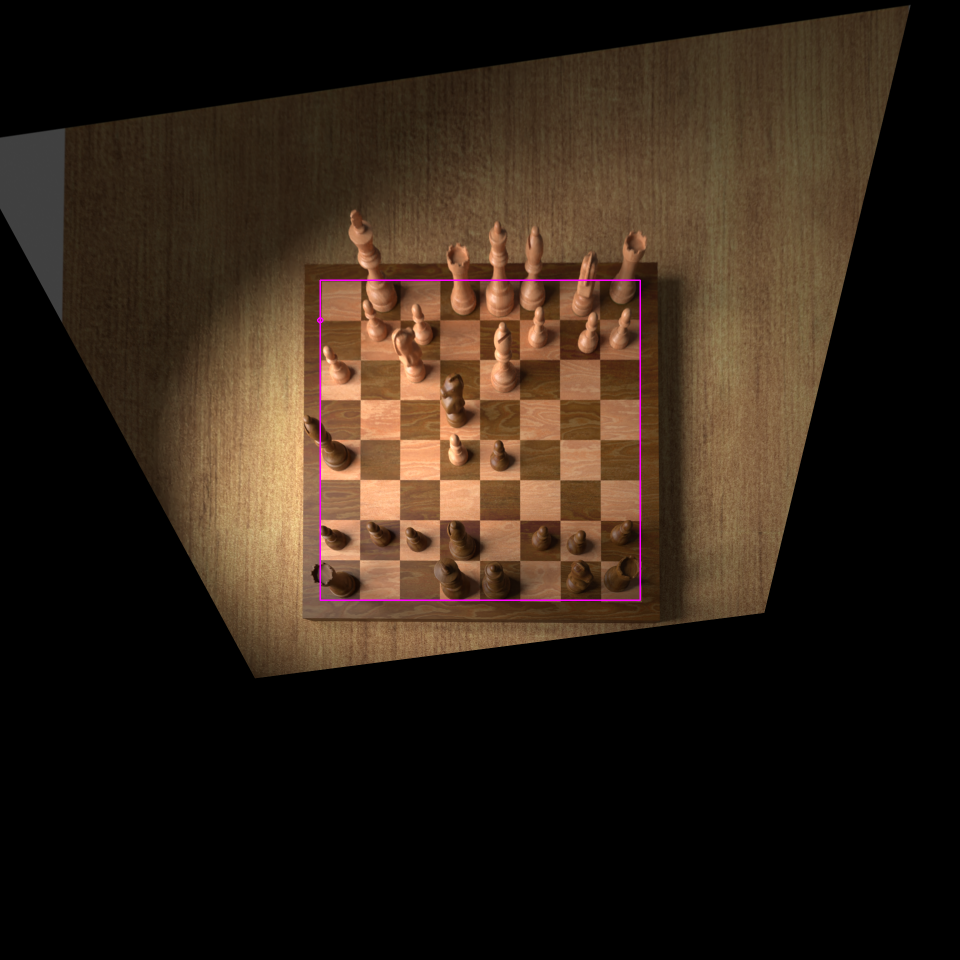
#> input picture houghLines/board/0000.png, 1920 x 1920 px (shown at 1/2 size)
$ python test_single.py board/0000.png   (older library calls are emulated)
#> lines starting #> are read from the running program, lines starting #| are printed output that depends on the picture; after the words box and inside, x2 and y2 are one past the last pixel; in counts of white or black regions, pixels touching at a corner belong together
#> in main, img is the input picture: shape (1920, 1920, 3); mean B, G, R 22.8, 33.9, 46.9
### houghLines/board.py
import os
import cv2
import numpy as np
import math
import random
from functools import cmp_to_key
from sklearn.cluster import AgglomerativeClustering
from sklearn.cluster import DBSCAN

from houghLines.utils import *

# [180 lines left out: functions get_intersections, merge_lines, get_homography, not called in this run]

# get lines from canny edge image
def get_lines(canny, debug=False):

    lines = cv2.HoughLines(canny, 1, np.pi / 180, threshold=100)

    # ideally, 8x8 board consists of 9+9 lines
    # but consider cluster of similar lines which are to be merged
    max_lines = 40

    return lines[:min(max_lines,len(lines))]

#선을 가로선 세로선으로 clustering
def cluster_lines(lines):
    thetas = []
    dist = []
    for i in range(len(lines)):
        for rho,theta in lines[i]:
            thetas.append(theta)
    for i in range(len(lines)): #모든 직선 쌍에 대해 각도 거리를 구함
        dist.append([])
        for j in range(len(lines)):
            dist[i].append(angle_distance(thetas[i],thetas[j]))

    cluster = AgglomerativeClustering(n_clusters=2,affinity='precomputed',linkage='average')
    cluster.fit(dist)
    lines1=[]
    lines2=[]
    for i in range(len(lines)):
        if cluster.labels_[i]==0:
            lines1.append(lines[i])
        else:
             lines2.append(lines[i])
    return lines1,lines2

# rectified 이미지로 보드 위치 구하기
# returns real corner coordinate (x1, y1, x2, y2) on 1920x1920 image
# [76 lines left out: function get_board, not called in this run]

# input: image
# output: homography, xmax, ymax
# xmax and ymax is right-bottom corner coordinate for naively detected board
def get_homography_from_image(canny, debug=False):
    lines = get_lines(canny, debug=debug)

    # cluster into vertical and horizontal and merge similar ones
    lines1, lines2 = cluster_lines(lines)

    if debug:
        open_wait_cv2_window("lines", draw_lines(canny.copy(), lines1, lines2))

    lines2 = merge_lines(lines1,lines2)
    lines1 = merge_lines(lines2,lines1)

    # sort lines so that neighboring lines are adjacent in the list
    cmp = lambda line: line[0][0] if line[0][1] <= math.pi/2 else -line[0][0]
    lines1.sort(key=cmp)
    lines2.sort(key=cmp)

    homography, xmax, ymax = get_homography(lines1, lines2)

    if debug:
        open_wait_cv2_window("lines_merged", draw_lines(canny.copy(), lines1, lines2))
        if xmax > 15 or ymax > 15: # this is very unlikely to happen
            print("Something has gone wrong with lines")
            print(lines1)
            print(lines2)

    return homography, xmax, ymax

# rescale image so that width * height is fixed
def resize_img(image):
    res = (1200 * 800) * 0.5

    h, w, _ = image.shape

    scale = math.sqrt(res / (h * w))
    new_dim = (round(scale * w), round(scale * h)) # be cautious: format is (width, height)

    return cv2.resize(image, new_dim, interpolation=cv2.INTER_AREA), scale

# output: warp_image, homography, corner_coordinates
# warped image: warped image
# homography: 3x3 homography matrix from input image to warped image
# corner_coordinates: four corners on the warped image (x1, y1, x2, y2)
#                     where (x1, y1) is top-left, (x2, y2) is bottom-right corner
def detect_board(image, result_original_scale=True, debug=False):
    # apply some preprocessing
    image, scale = resize_img(image)
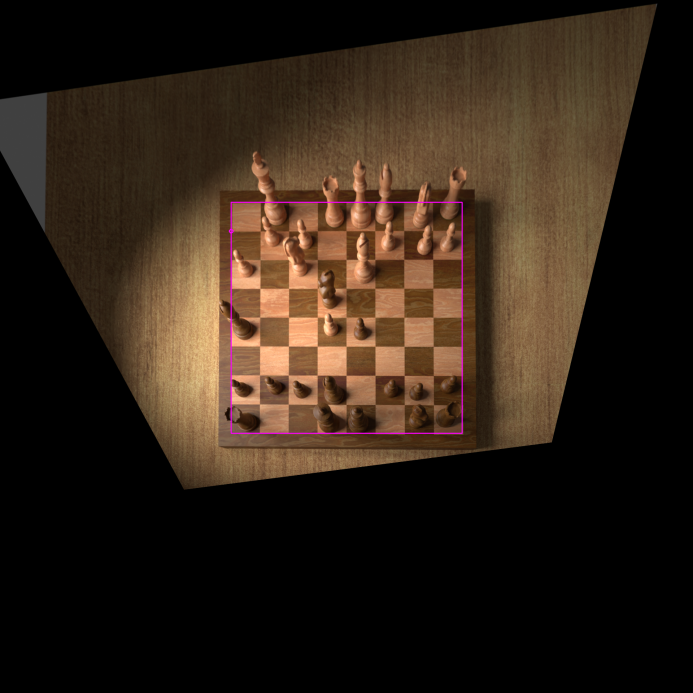
#> image: shape (693, 693, 3); mean of channels 0, 1, 2 22.8, 33.9, 46.9; drawn as B, G, R
#> scale = 0.361

    img_gray = cv2.cvtColor(image, cv2.COLOR_BGR2GRAY)
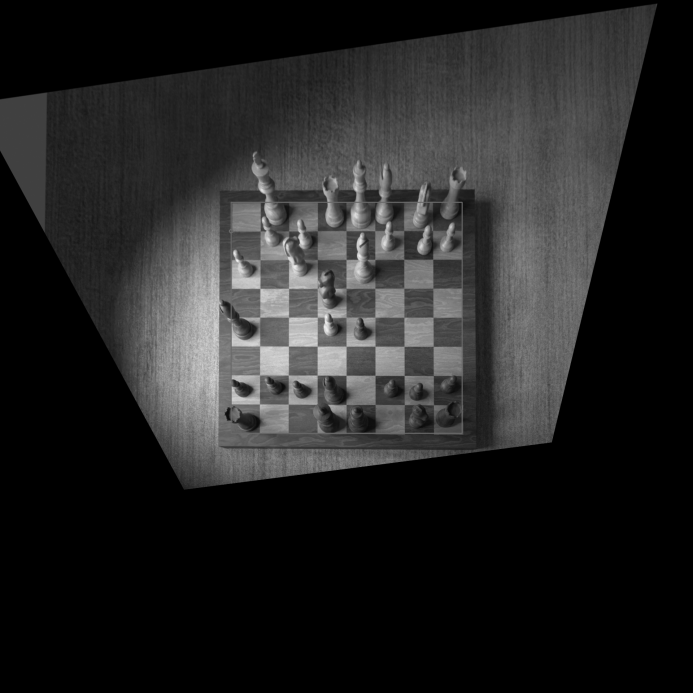
#> img_gray: shape (693, 693); min 0, max 239, mean 36.6
    img_blur = cv2.blur(img_gray, (3, 3))
    canny = cv2.Canny(img_blur, threshold1=110, threshold2=120)
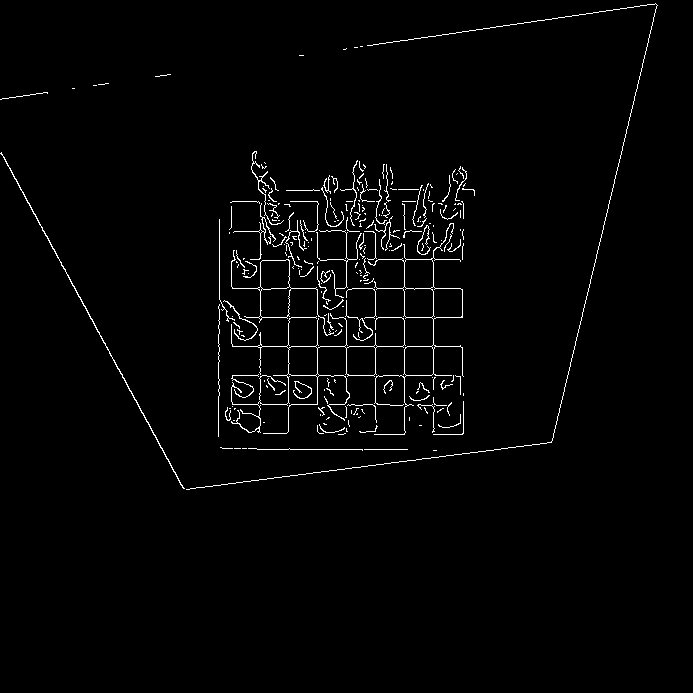
#> canny: shape (693, 693); 1.8% white in thin lines or dots, all inside (x1, y1, x2, y2) = (0, 3, 658, 490)

    if debug:
        open_wait_cv2_window("canny", canny)
#> (key q is pressed here)

    # this xmax, ymax is prematurely computed board boarder (right-bottom lines)
    # to convert to real coordinate: xmax * 80 + 640
    homography, xmax, ymax = get_homography_from_image(canny, debug=debug)
#> in get_lines, `lines = cv2.HoughLines(canny, 1, np.pi / 180, threshold=100)`: lines = 23 rows, first 8: [346, 1.57], [404, 0], [507, 1.45], [375, 1.57], [317, 0], [288, 1.57], [346, 0], [317, 1.57]
#> the loop in cluster_lines, `for i in range(len(lines)):` made 23 passes
#> after the loop in cluster_lines, `for i in range(len(lines)):`: thetas = [1.57, 0, 1.45, 1.57, 0, 1.57, 0, 1.57, 1.43, 0, 0, 0, 1.57, 2.65, 2.64, 1.57, 1.57, 0.244, 0, 0, 1.57, 1.57, 0.0175]
#> after the loop in cluster_lines, `for i in range(len(lines)):`: dist = 23 items

    if debug:
        print("premature xmax, ymax = %d, %d" % (int(xmax), int(ymax)))

    warp_size = 1920

    warped_image = cv2.warpPerspective(img_blur, homography, (warp_size, warp_size))
    warped_canny = cv2.warpPerspective(canny, homography, (warp_size, warp_size), flags=cv2.INTER_NEAREST)

    corners = get_board(warped_image, warped_canny, int(xmax), int(ymax), debug=debug)
    print(corners)

    # scale homography and corners to the original image size
    if result_original_scale:
        homography = homography @ np.array([[scale, 0, 0],
                                            [0, scale, 0],
                                            [0,     0, 1]])

        if debug:
            h, w = img_gray.shape

            new_dim = (round(w / scale), round(h / scale))  # be cautious: format is (width, height)
            # convert back to original (not exactly the same)
            image = cv2.resize(image, new_dim, interpolation=cv2.INTER_AREA)

            x = np.array([corners[0], corners[2]])
            y = np.array([corners[1], corners[3]])
            H_inv = np.linalg.inv(homography)

            for i in range(0, 2):
                for j in range(0, 2):
                    px = x[i]
                    py = y[j]
                    px, py, w = H_inv @ np.array([px, py, 1])
                    px /= w
                    py /= w
                    px = int(px)
                    py = int(py)
                    cv2.circle(image, (px, py), 3, (0, 0, 255), -1)
            open_wait_cv2_window("corner", image)

    return warped_image, homography, corners

### houghLines/utils.py
from sympy import Line
from sympy import abc
import numpy as np
from cv2 import getPerspectiveTransform
import math
import cv2
from skimage import filters

def angle_distance(a,b):
    return min(abs(a-b),math.pi-abs(a-b))

# [31 lines left out: functions get_intersection, get_homography_from_four_coordinates, get_mean_line, not called in this run]

canny_hysteresis_threshold1 = 5
canny_hysteresis_threshold2 = 10

# detect vertical lines
# [119 lines left out: functions canny_v, canny_h, open_wait_cv2_window, draw_corners, draw_lines, isolate_edge, not called in this run]

### houghLines/test_single.py
from board import detect_board
from utils import draw_corners
import cv2
import os
import sys

# Program to test a single image

def main(argv):
    result_dir = 'test_single_results'
    os.makedirs(result_dir, exist_ok=True)

    # load file
    if len(argv) < 1:
        print("No file name passed")
        return

    img_path = argv[0]
    img_name = os.path.splitext(os.path.basename(img_path))[0]
    img = cv2.imread(img_path)

    debug = True
    warped_image, H, corners = detect_board(img, debug=debug)

    warped_image = draw_corners(warped_image, corners)

    cv2.imwrite(os.path.join(result_dir, img_name + '.png'), warped_image)

if __name__ == "__main__":
#> (the run stopped early here; a loop or call above may not have finished)

$ run again, on houghLines/board/0006.png
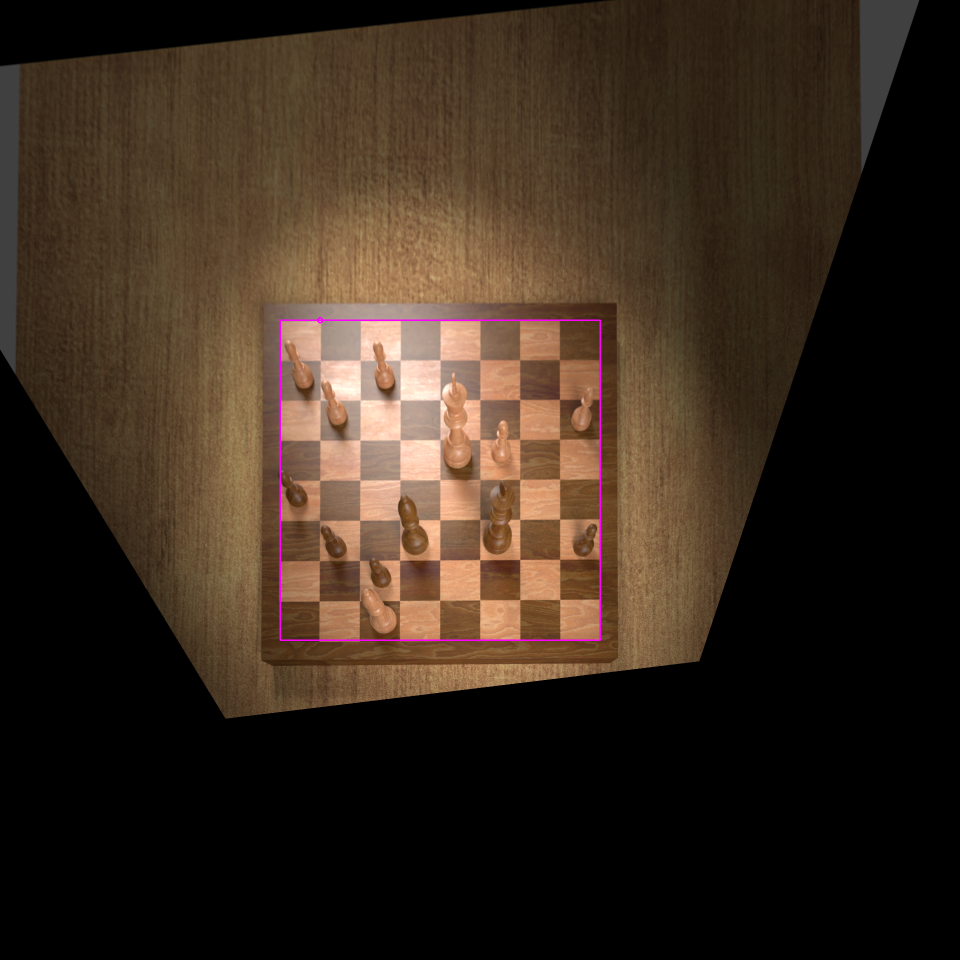
#> input picture houghLines/board/0006.png, 1920 x 1920 px (shown at 1/2 size)
#> in main, img is the input picture: shape (1920, 1920, 3); mean B, G, R 29.5, 41.5, 55.4
#> in detect_board, `image, scale = resize_img(image)`:
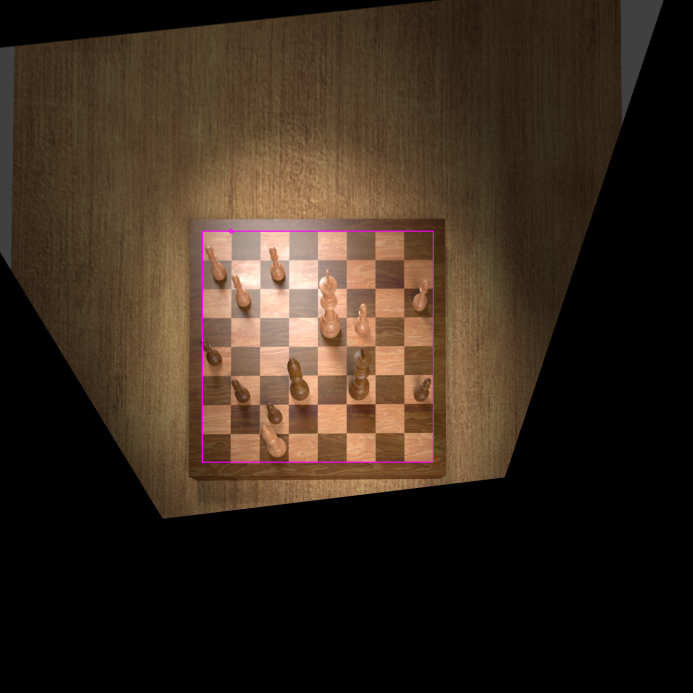
#> image: shape (693, 693, 3); mean of channels 0, 1, 2 29.5, 41.5, 55.4; drawn as B, G, R
#> in detect_board, `image, scale = resize_img(image)`: scale = 0.361
#> in detect_board, `canny = cv2.Canny(img_blur, threshold1=110, threshold2=120)`:
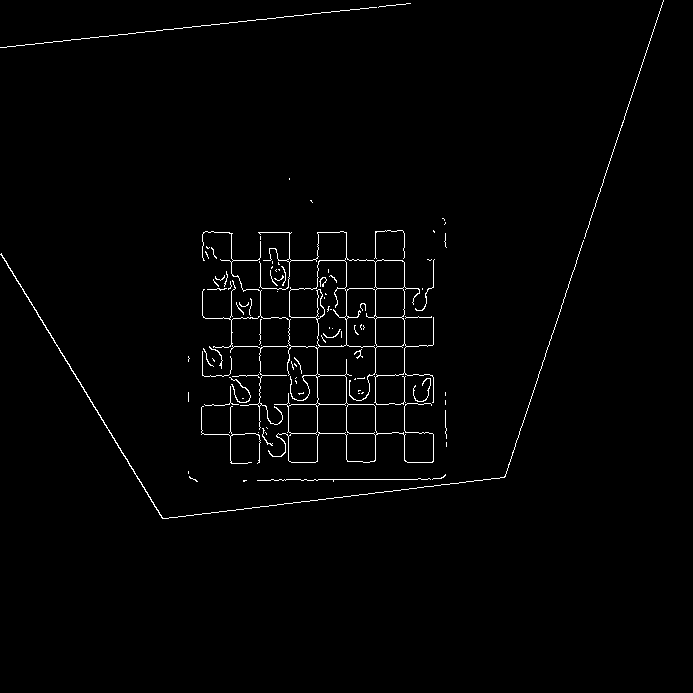
#> canny: shape (693, 693); 1.4% white in thin lines or dots, all inside (x1, y1, x2, y2) = (0, 0, 664, 519)
#> in get_lines, `lines = cv2.HoughLines(canny, 1, np.pi / 180, threshold=100)`: lines = 21 rows, first 8: [46, 1.47], [375, 0], [404, 0], [346, 0], [129, 2.6], [534, 1.45], [346, 1.57], [317, 0]
#> the loop in cluster_lines, `for i in range(len(lines)):` made 21 passes
#> after the loop in cluster_lines, `for i in range(len(lines)):`: thetas = [1.47, 0, 0, 0, 2.6, 1.45, 1.57, 0, 1.57, 1.57, 1.57, 1.57, 0.314, 0, 2.58, 1.57, 1.57, 1.57, 0, 0, 0]
#> after the loop in cluster_lines, `for i in range(len(lines)):`: dist = 21 items

$ run again, on houghLines/board/0007.png
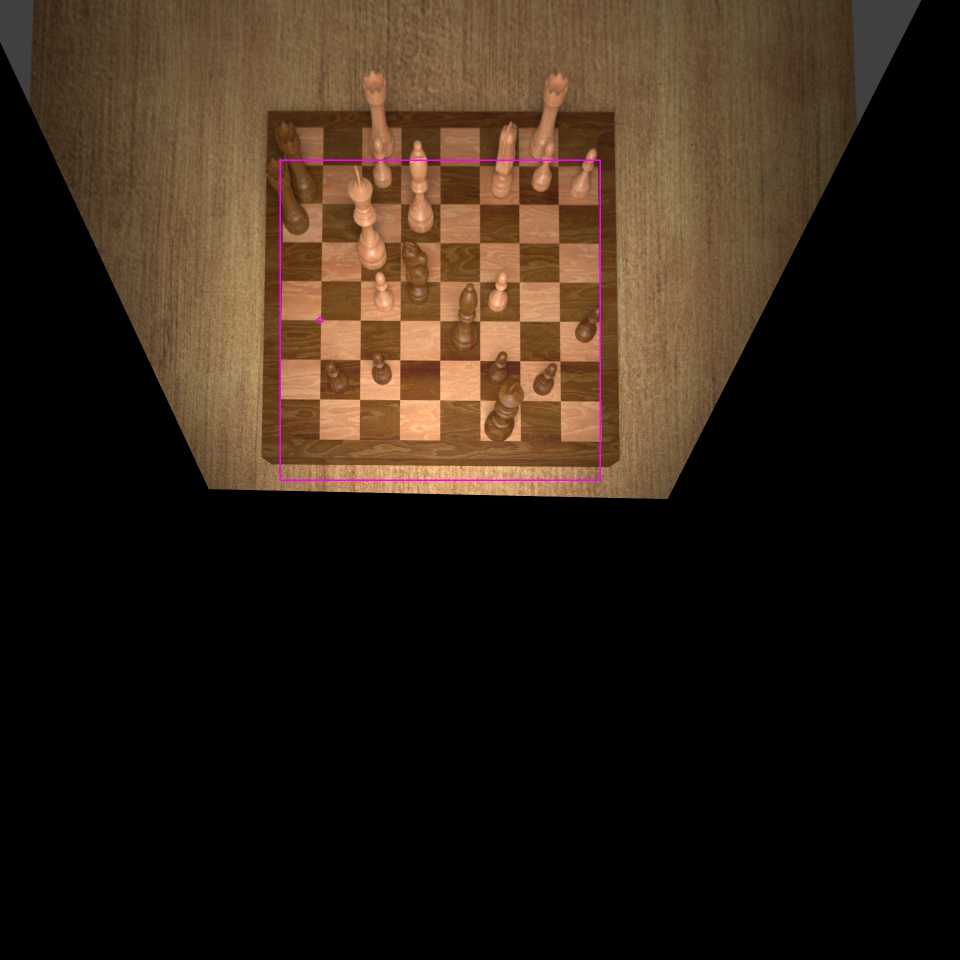
#> input picture houghLines/board/0007.png, 1920 x 1920 px (shown at 1/2 size)
#> in main, img is the input picture: shape (1920, 1920, 3); mean B, G, R 22.4, 33.8, 46.8
#> in detect_board, `image, scale = resize_img(image)`:
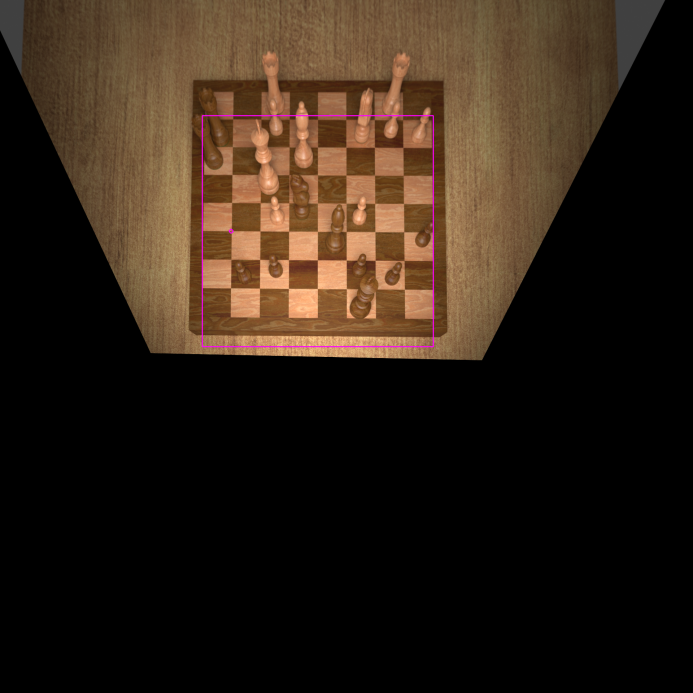
#> image: shape (693, 693, 3); mean of channels 0, 1, 2 22.4, 33.8, 46.8; drawn as B, G, R
#> in detect_board, `image, scale = resize_img(image)`: scale = 0.361
#> in detect_board, `canny = cv2.Canny(img_blur, threshold1=110, threshold2=120)`:
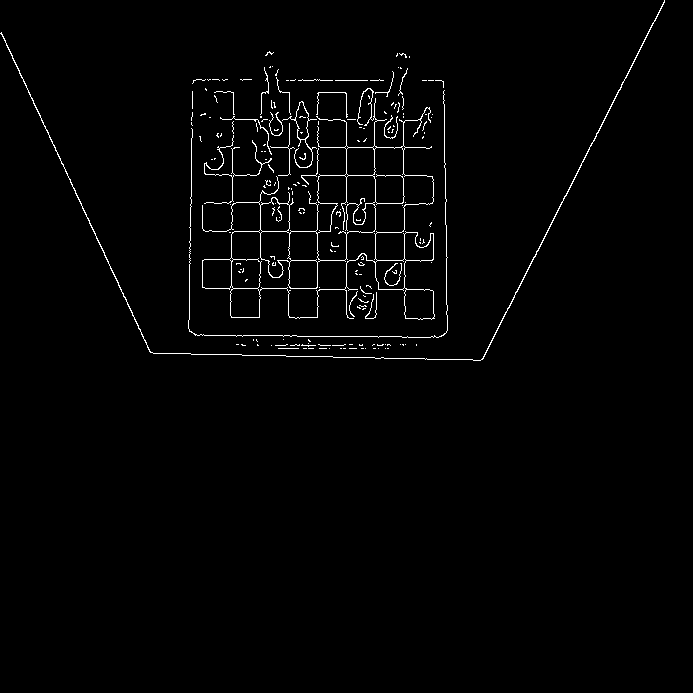
#> canny: shape (693, 693); 1.5% white in thin lines or dots, all inside (x1, y1, x2, y2) = (0, 0, 665, 361)
#> in get_lines, `lines = cv2.HoughLines(canny, 1, np.pi / 180, threshold=100)`: lines = 25 rows, first 8: [592, 0.471], [13, 2.71], [194, 0.0175], [346, 0], [351, 1.59], [317, 0], [175, 1.57], [289, 0]
#> the loop in cluster_lines, `for i in range(len(lines)):` made 25 passes
#> after the loop in cluster_lines, `for i in range(len(lines)):`: thetas = 25 values, max 3.12 at index 11, min 0 at index 3, mean 1.26
#> after the loop in cluster_lines, `for i in range(len(lines)):`: dist = 25 items
